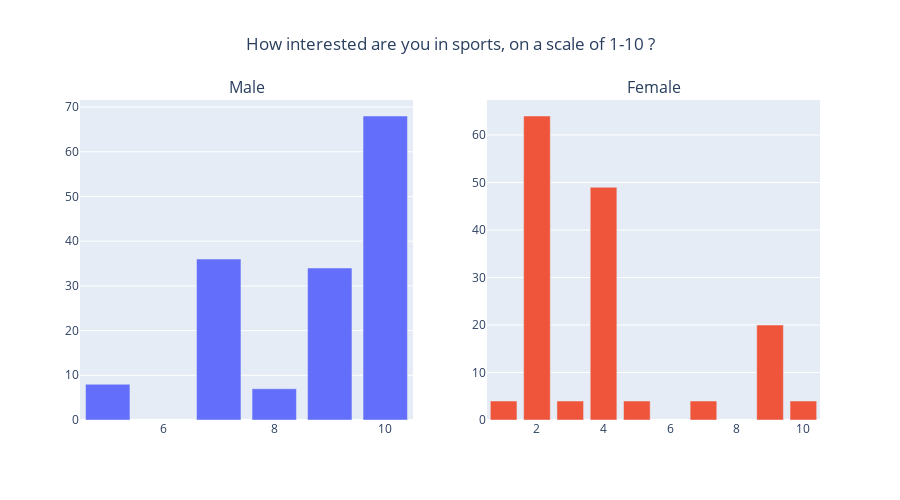
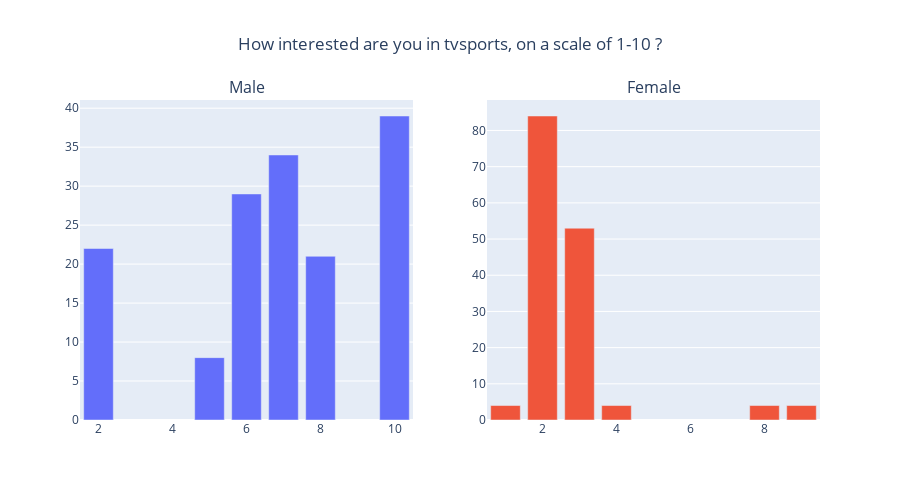
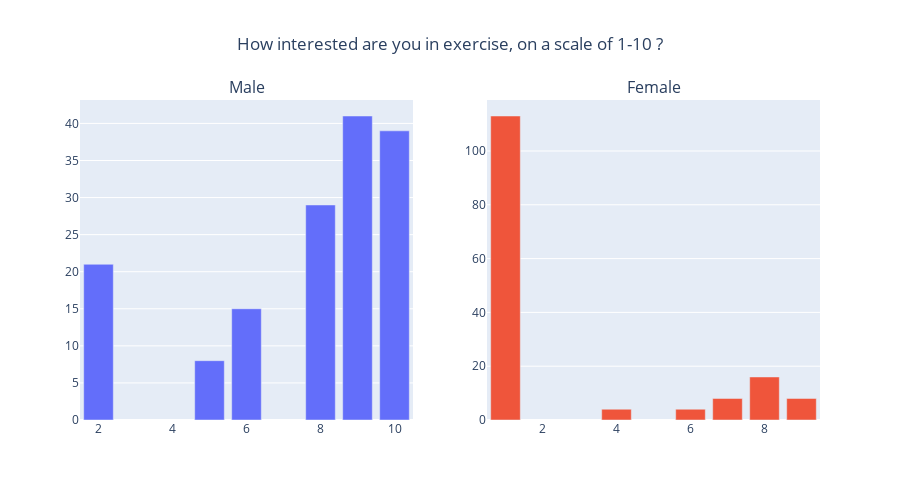
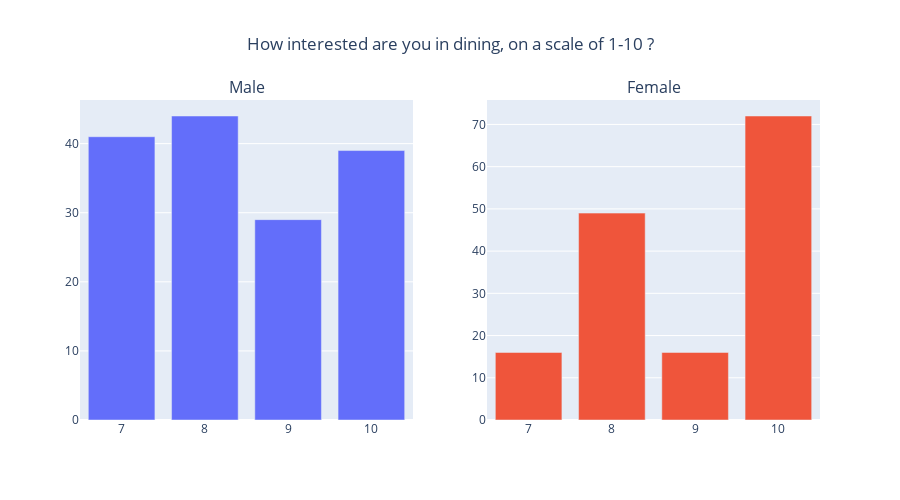

Notebook code for these charts, in order:
### Code cell
# How interested are you in the following activities, on a scale of 1-10?
activities = ["sports","tvsports","exercise","dining","museums","art","hiking","gaming","clubbing","reading","tv","theater","movies","concerts","music","shopping","yoga"]

for item in activities:
    # Barplot of each qualitative variable
    cat_features = twice_columns([item])
    fig2 = make_subplots(rows = 1, cols = 2, subplot_titles = ['Male','Female'])
    for i in range(len(cat_features)):
        
        x_coords = dataset[cat_features[i]].value_counts().index.tolist()
        y_coords = dataset[cat_features[i]].value_counts().tolist()
        
        fig2.add_trace(
            go.Bar(
                x = x_coords,
                y = y_coords),
            row = 1,
            col = i + 1)
    fig2.update_layout(
            title = go.layout.Title(text = f'How interested are you in {item}, on a scale of 1-10 ?', x = 0.5), showlegend = False, 
                autosize=False, height=500)
    fig2.show()

### Figure 1 — Plotly figure (JSON) as saved in the notebook; plotly's stock layout.template omitted (floating-point values rounded to 4 significant figures)
{"data": [{"type": "bar", "x": [10, 7, 9, 5, 8], "xaxis": "x", "y": [68, 36, 34, 8, 7], "yaxis": "y"}, {"type": "bar", "x": [2, 4, 9, 3, 1, 7, 10, 5], "xaxis": "x2", "y": [64, 49, 20, 4, 4, 4, 4, 4], "yaxis": "y2"}], "layout": {"annotations": [{"font": {"size": 16}, "showarrow": false, "text": "Male", "x": 0.225, "xanchor": "center", "xref": "paper", "y": 1, "yanchor": "bottom", "yref": "paper"}, {"font": {"size": 16}, "showarrow": false, "text": "Female", "x": 0.775, "xanchor": "center", "xref": "paper", "y": 1, "yanchor": "bottom", "yref": "paper"}], "autosize": false, "height": 500, "showlegend": false, "title": {"text": "How interested are you in sports, on a scale of 1-10 ?", "x": 0.5}, "xaxis": {"anchor": "y", "domain": [0, 0.45]}, "xaxis2": {"anchor": "y2", "domain": [0.55, 1]}, "yaxis": {"anchor": "x", "domain": [0, 1]}, "yaxis2": {"anchor": "x2", "domain": [0, 1]}}}

### Figure 2 — Plotly figure (JSON) as saved in the notebook; plotly's stock layout.template omitted (floating-point values rounded to 4 significant figures)
{"data": [{"type": "bar", "x": [10, 7, 6, 2, 8, 5], "xaxis": "x", "y": [39, 34, 29, 22, 21, 8], "yaxis": "y"}, {"type": "bar", "x": [2, 3, 9, 1, 4, 8], "xaxis": "x2", "y": [84, 53, 4, 4, 4, 4], "yaxis": "y2"}], "layout": {"annotations": [{"font": {"size": 16}, "showarrow": false, "text": "Male", "x": 0.225, "xanchor": "center", "xref": "paper", "y": 1, "yanchor": "bottom", "yref": "paper"}, {"font": {"size": 16}, "showarrow": false, "text": "Female", "x": 0.775, "xanchor": "center", "xref": "paper", "y": 1, "yanchor": "bottom", "yref": "paper"}], "autosize": false, "height": 500, "showlegend": false, "title": {"text": "How interested are you in tvsports, on a scale of 1-10 ?", "x": 0.5}, "xaxis": {"anchor": "y", "domain": [0, 0.45]}, "xaxis2": {"anchor": "y2", "domain": [0.55, 1]}, "yaxis": {"anchor": "x", "domain": [0, 1]}, "yaxis2": {"anchor": "x2", "domain": [0, 1]}}}

### Figure 3 — Plotly figure (JSON) as saved in the notebook; plotly's stock layout.template omitted (floating-point values rounded to 4 significant figures)
{"data": [{"type": "bar", "x": [9, 10, 8, 2, 6, 5], "xaxis": "x", "y": [41, 39, 29, 21, 15, 8], "yaxis": "y"}, {"type": "bar", "x": [1, 8, 9, 7, 6, 4], "xaxis": "x2", "y": [113, 16, 8, 8, 4, 4], "yaxis": "y2"}], "layout": {"annotations": [{"font": {"size": 16}, "showarrow": false, "text": "Male", "x": 0.225, "xanchor": "center", "xref": "paper", "y": 1, "yanchor": "bottom", "yref": "paper"}, {"font": {"size": 16}, "showarrow": false, "text": "Female", "x": 0.775, "xanchor": "center", "xref": "paper", "y": 1, "yanchor": "bottom", "yref": "paper"}], "autosize": false, "height": 500, "showlegend": false, "title": {"text": "How interested are you in exercise, on a scale of 1-10 ?", "x": 0.5}, "xaxis": {"anchor": "y", "domain": [0, 0.45]}, "xaxis2": {"anchor": "y2", "domain": [0.55, 1]}, "yaxis": {"anchor": "x", "domain": [0, 1]}, "yaxis2": {"anchor": "x2", "domain": [0, 1]}}}

### Figure 4 — Plotly figure (JSON) as saved in the notebook; plotly's stock layout.template omitted (floating-point values rounded to 4 significant figures)
{"data": [{"type": "bar", "x": [8, 7, 10, 9], "xaxis": "x", "y": [44, 41, 39, 29], "yaxis": "y"}, {"type": "bar", "x": [10, 8, 9, 7], "xaxis": "x2", "y": [72, 49, 16, 16], "yaxis": "y2"}], "layout": {"annotations": [{"font": {"size": 16}, "showarrow": false, "text": "Male", "x": 0.225, "xanchor": "center", "xref": "paper", "y": 1, "yanchor": "bottom", "yref": "paper"}, {"font": {"size": 16}, "showarrow": false, "text": "Female", "x": 0.775, "xanchor": "center", "xref": "paper", "y": 1, "yanchor": "bottom", "yref": "paper"}], "autosize": false, "height": 500, "showlegend": false, "title": {"text": "How interested are you in dining, on a scale of 1-10 ?", "x": 0.5}, "xaxis": {"anchor": "y", "domain": [0, 0.45]}, "xaxis2": {"anchor": "y2", "domain": [0.55, 1]}, "yaxis": {"anchor": "x", "domain": [0, 1]}, "yaxis2": {"anchor": "x2", "domain": [0, 1]}}}
